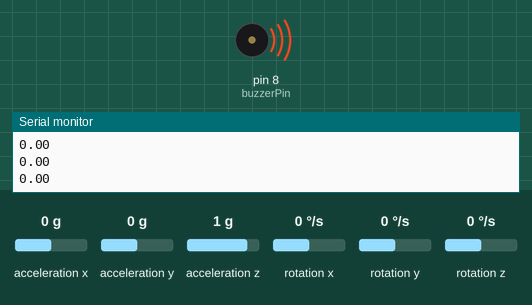
A sketch run on a simulated Arduino Mega 2560, built with avr-gcc and run on an emulated ATmega2560. Parts: buzzer (waves = sounding, pin HIGH), the last lines printed to the serial monitor. The inputs (shaded band) are chosen by the test bench; at power-on: acceleration z 1 g, acceleration y 0 g, acceleration x 0 g, rotation x 0 °/s, rotation y 0 °/s, rotation z 0 °/s.

Above: at 1.2 s.
1.3 s: acceleration z set to 0.1 g
2.8 s: acceleration z set to -0.2 g
At 4.0 s:
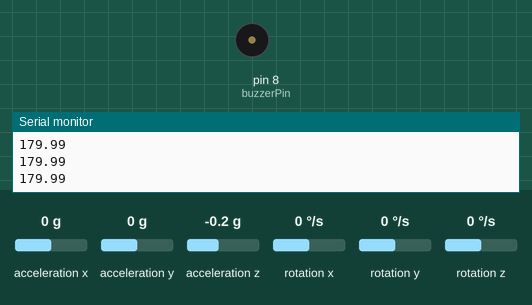
4.3 s: acceleration y set to -0.2 g
At 5.5 s:
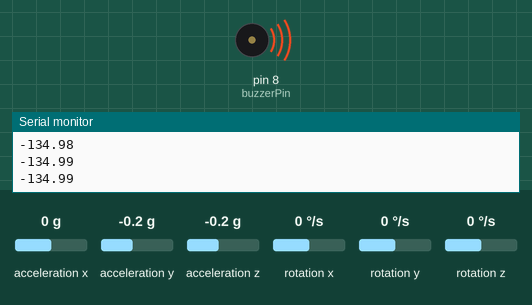
5.8 s: acceleration y set to 0 g
At 7.0 s:
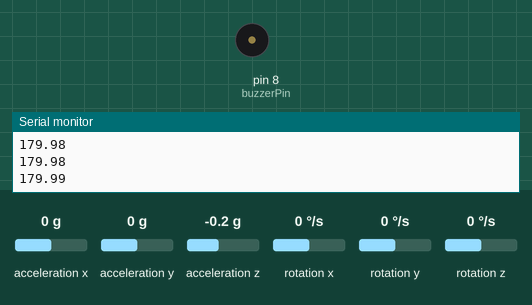
Timing chart, 0 to 8.4 s (numbered marks = the images above; inputs shaded):
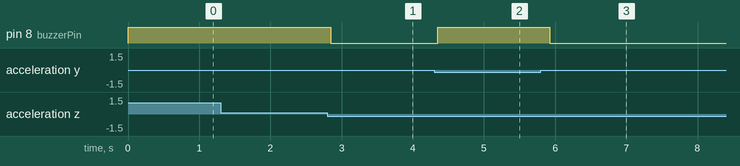

Measured:
- the behaviour switches between 0 and -0.1 g on acceleration z (found by bisection; images 0 and 1)
- the behaviour switches between 0 and -0.1 g on acceleration y (found by bisection; images 1 and 2)
- after the input at 2.8 s, pin 8 (buzzerPin): HIGH → LOW after 0.05 s
- after the input at 4.3 s, pin 8 (buzzerPin): LOW → HIGH after 0.05 s
- after the input at 5.8 s, pin 8 (buzzerPin): HIGH → LOW after 0.12 s

The sketch:

IMU_sound.ino
```cpp
#include <Wire.h>
#include <MPU6050.h>  // Library manager : MPU6050 설치

MPU6050 mpu;

const int buzzerPin = 8;
float filteredAngleX = 0.0;
float alpha = 0.9;  // 필터 계수: 0.9 ~ 0.98 정도가 일반적, 값을 그대로 쓰면 너무 노이즈가 심해서 간단한 필터 적용함.

void setup() {
  Serial.begin(9600);
  Wire.begin();  // Mega: SDA=20, SCL=21
  mpu.initialize();

  pinMode(buzzerPin, OUTPUT);
  digitalWrite(buzzerPin, LOW);

  if (mpu.testConnection()) {
    Serial.println("MPU6050 연결 성공");
  } else {
    Serial.println("MPU6050 연결 실패");
    while (1);
  }
}

void loop() {
  int16_t ax, ay, az;
  mpu.getAcceleration(&ax, &ay, &az);

  float rawAngleX = atan2(ay, az) * 180 / PI;

  // 저역통과 필터 적용
  filteredAngleX = alpha * filteredAngleX + (1 - alpha) * rawAngleX;

  // Serial.print("필터된 기울기 X: ");
  Serial.println(filteredAngleX);

  if (filteredAngleX < 60) {
    digitalWrite(buzzerPin, HIGH);
    // analogWrite(buzzerPin, 50); // PWM으로 소리 크기 조절 0~255 만약 digitalWrite(buzzerPin, HIGH); 소리가 너무 크면 위에꺼 주석처리하고 이 줄 사용하기.
    // 저역통과 필터 적용
  } else {
    digitalWrite(buzzerPin, LOW);
  }

  delay(10);  // 조금 더 느려도 괜찮으면 이 값을 늘릴 수도 있음, 또는 모터 값이 너무 업데이트가 빨라서 떨리면 이 값을 키워도 좋음.
}
```
